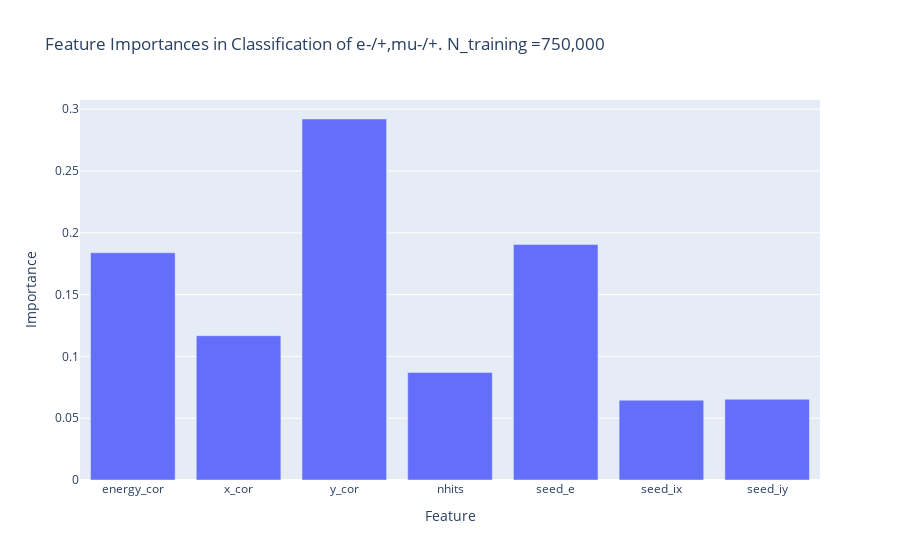

Notebook code cell kept with this figure:
### Code cell
forest_feature_fig = px.bar(x = forest.feature_names_in_ ,y= forest.feature_importances_,labels=dict(x="Feature", y='Importance'), title = 'Feature Importances in Classification of e-/+,mu-/+. N_training =750,000 ')
forest_feature_fig.show()

### Figure 1 — Plotly figure (JSON) as saved in the notebook; plotly's stock layout.template omitted (floating-point values rounded to 4 significant figures)
{"data": [{"alignmentgroup": "True", "hovertemplate": "Feature=%{x}<br>Importance=%{y}<extra></extra>", "legendgroup": "", "marker": {"color": "#636efa", "pattern": {"shape": ""}}, "name": "", "offsetgroup": "", "orientation": "v", "showlegend": false, "textposition": "auto", "type": "bar", "x": ["energy_cor", "x_cor", "y_cor", "nhits", "seed_e", "seed_ix", "seed_iy"], "xaxis": "x", "y": [0.1838, 0.1167, 0.2921, 0.08703, 0.1905, 0.06454, 0.06531], "yaxis": "y"}], "layout": {"barmode": "relative", "legend": {"tracegroupgap": 0}, "title": {"text": "Feature Importances in Classification of e-/+,mu-/+. N_training =750,000 "}, "xaxis": {"anchor": "y", "domain": [0, 1], "title": {"text": "Feature"}}, "yaxis": {"anchor": "x", "domain": [0, 1], "title": {"text": "Importance"}}}}
